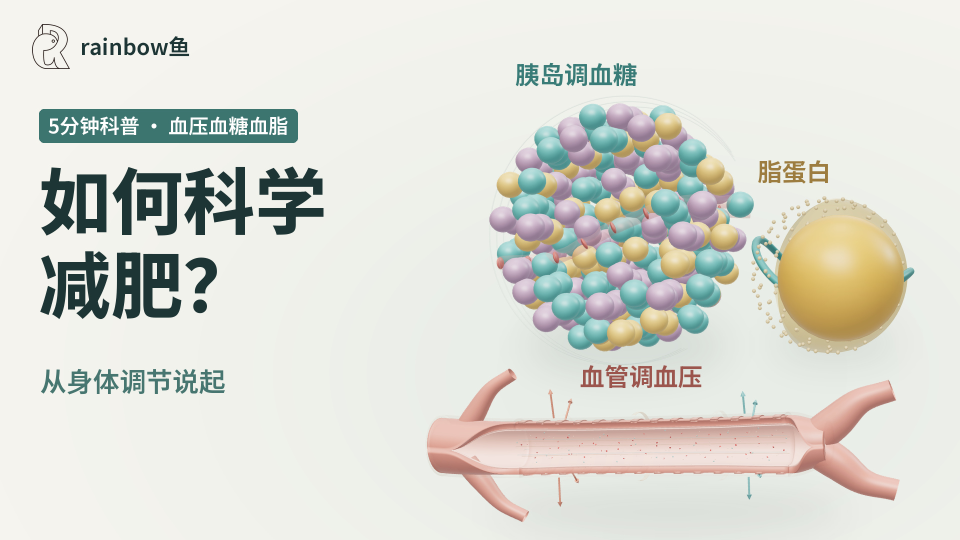
#> input picture video_project/glp1_nobel_2026/delivery/封面-V18/如何科学减肥_身体调节_16x9.jpg, 1920 x 1080 px, given in place of 如何科学减肥_从身体调节说起_V10_1080p.mp4, which was not available (shown at 1/2 size)
$ python tmp_h089.py
#> lines starting #> are read from the running program, lines starting #| are printed output that depends on the picture; pictures that were not available may be replaced by others from this repository, and a replacement may not be noted
import cv2,numpy as np
p='delivery/如何科学减肥_从身体调节说起_V10_1080p.mp4';cap=cv2.VideoCapture(p); frames=[]
for f in range(26103,26378,15):
 cap.set(cv2.CAP_PROP_POS_FRAMES,f);ok,b=cap.read();
 if ok: frames.append((f,b[120:1000,950:1700]))
#> this loop made 19 passes
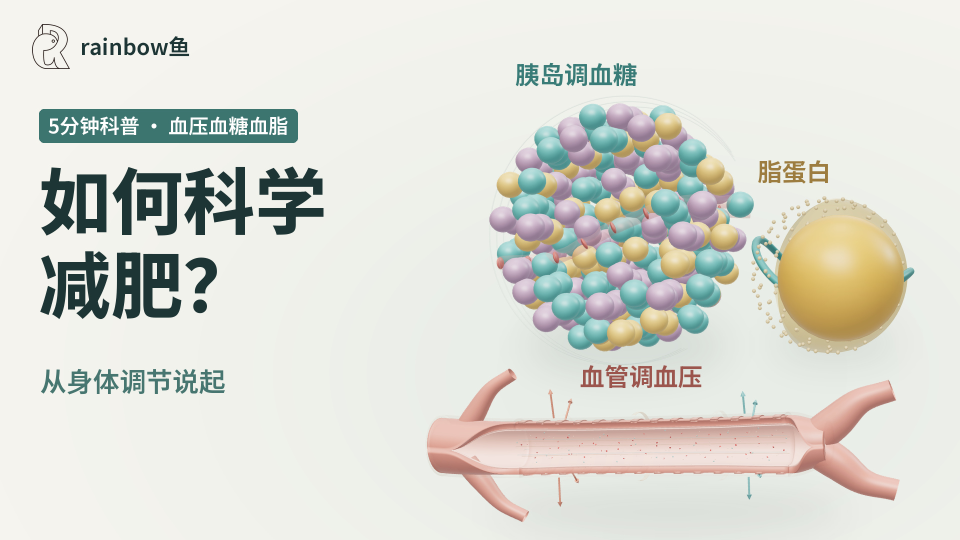
#> input picture video_project/glp1_nobel_2026/delivery/封面-V18/如何科学减肥_身体调节_16x9.jpg, 1920 x 1080 px, given in place of 如何科学减肥_从身体调节说起_V10_1080p.mp4, which was not available (shown at 1/2 size)
#> after the loop, frames = 19 items
cap.release();
for (a,(f,x)) in enumerate(frames[1:],1):
 g=cv2.cvtColor(cv2.resize(x,(150,120)),cv2.COLOR_BGR2GRAY);p0=cv2.cvtColor(cv2.resize(frames[a-1][1],(150,120)),cv2.COLOR_BGR2GRAY);d=cv2.absdiff(g,p0);print(f,round(float(d.mean()),2),round(float((d>15).mean()),3))
#> this loop made 18 passes
#> f on passes 1 to 12: 26118, 26133, 26148, 26163, 26178, 26193, 26208, 26223, 26238, 26253, 26268, 26283
#| 26118 0.0 0.0
#| 26133 0.0 0.0
#| 26148 0.0 0.0
#| 26163 0.0 0.0
#| 26178 0.0 0.0
#| 26193 0.0 0.0
#| 26208 0.0 0.0
#| 26223 0.0 0.0
#> (further printed lines are left out)
#> pass 1, `g = cv2.cvtColor(cv2.resize(x, (150, 120)), cv2.COLOR_BGR2GRAY)`:
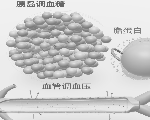
#> g: shape (120, 150); min 94, max 244, mean 205.4

$ run again, on video_project/glp1_nobel_2026/delivery/封面-V18/如何科学减肥_身体调节_3x4.jpg
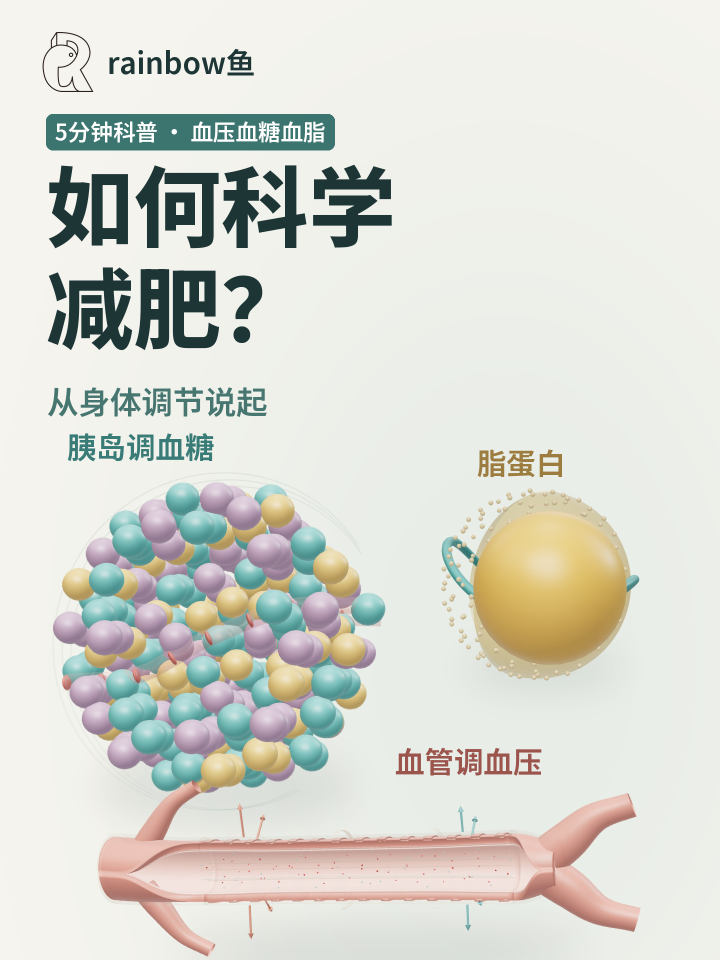
#> input picture video_project/glp1_nobel_2026/delivery/封面-V18/如何科学减肥_身体调节_3x4.jpg, 1440 x 1920 px, given in place of 如何科学减肥_从身体调节说起_V10_1080p.mp4, which was not available (shown at 1/2 size)
#> the loop `for f in range(26103,26378,15):` made 19 passes
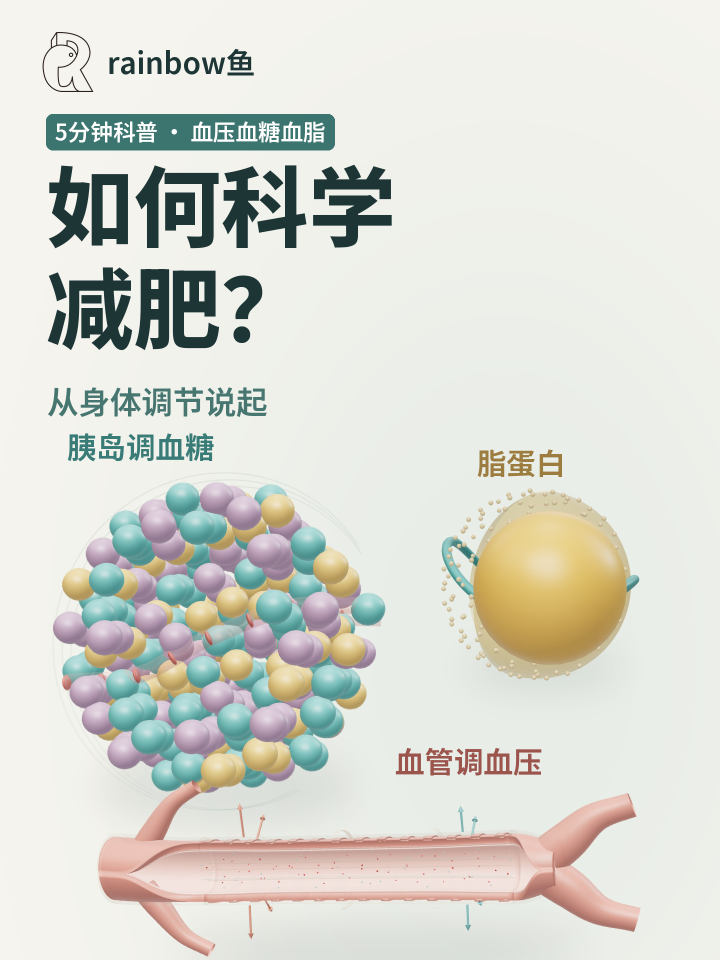
#> input picture video_project/glp1_nobel_2026/delivery/封面-V18/如何科学减肥_身体调节_3x4.jpg, 1440 x 1920 px, given in place of 如何科学减肥_从身体调节说起_V10_1080p.mp4, which was not available (shown at 1/2 size)
#> after the loop `for f in range(26103,26378,15):`: frames = 19 items
#> the loop `for (a,(f,x)) in enumerate(frames[1:],1):` made 18 passes
#> f on passes 1 to 8: 26118, 26133, 26148, 26163, 26178, 26193, 26208, 26223
#> (printed output is left out)
#> pass 1, `g = cv2.cvtColor(cv2.resize(x, (150, 120)), cv2.COLOR_BGR2GRAY)`:
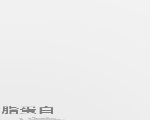
#> g: shape (120, 150); min 125, max 242, mean 237.5

$ run again, on video_project/glp1_nobel_2026/delivery/封面-V18/如何科学减肥_身体调节_4x3.jpg
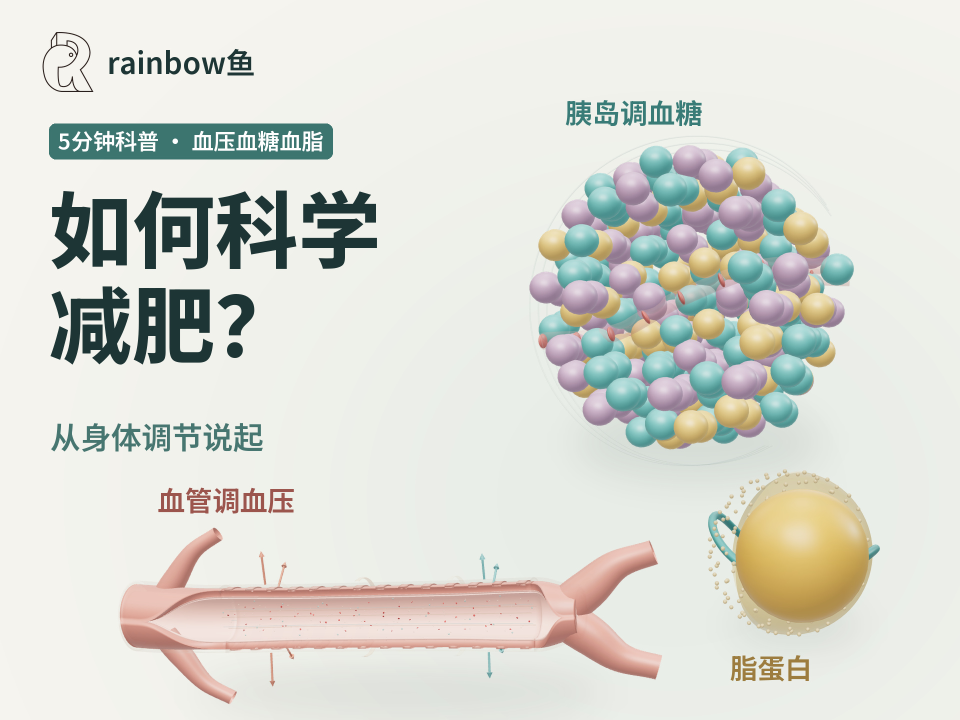
#> input picture video_project/glp1_nobel_2026/delivery/封面-V18/如何科学减肥_身体调节_4x3.jpg, 1920 x 1440 px, given in place of 如何科学减肥_从身体调节说起_V10_1080p.mp4, which was not available (shown at 1/2 size)
#> the loop `for f in range(26103,26378,15):` made 19 passes
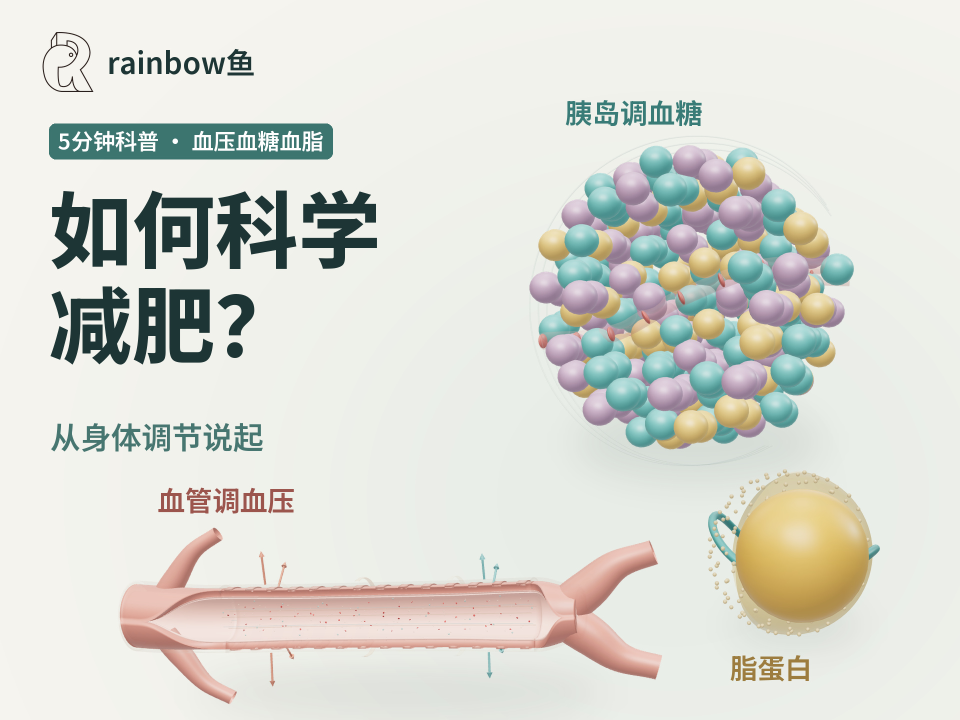
#> input picture video_project/glp1_nobel_2026/delivery/封面-V18/如何科学减肥_身体调节_4x3.jpg, 1920 x 1440 px, given in place of 如何科学减肥_从身体调节说起_V10_1080p.mp4, which was not available (shown at 1/2 size)
#> after the loop `for f in range(26103,26378,15):`: frames = 19 items
#> the loop `for (a,(f,x)) in enumerate(frames[1:],1):` made 18 passes
#> f on passes 1 to 8: 26118, 26133, 26148, 26163, 26178, 26193, 26208, 26223
#> (printed output is left out)
#> pass 1, `g = cv2.cvtColor(cv2.resize(x, (150, 120)), cv2.COLOR_BGR2GRAY)`:
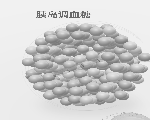
#> g: shape (120, 150); min 97, max 242, mean 206.6
